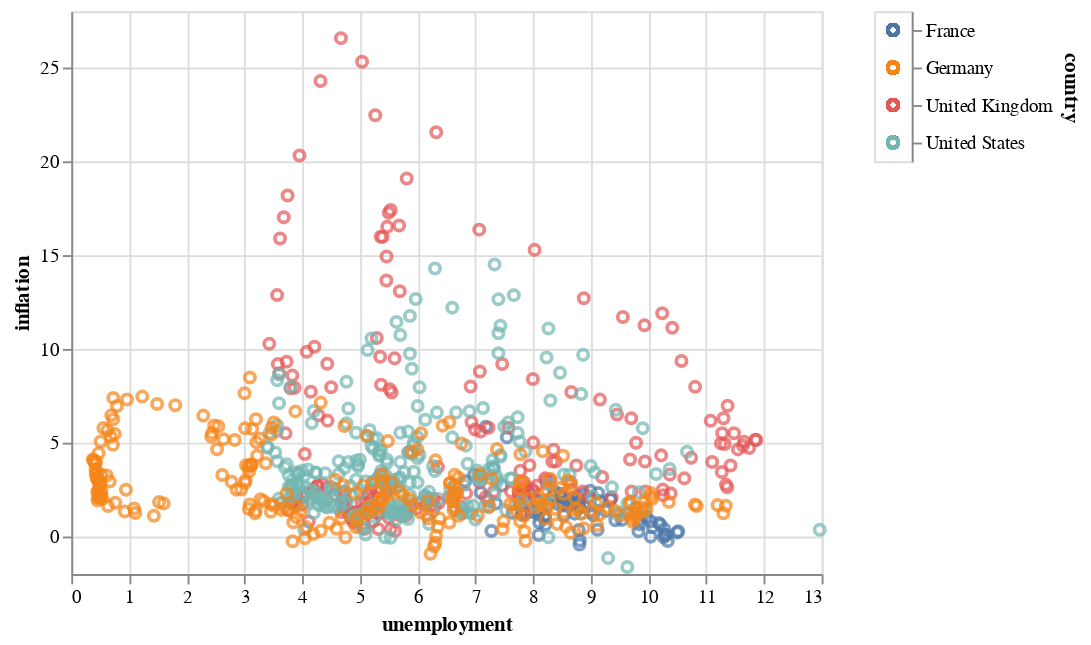

This figure's notebook cell:
### Markdown cell above
__One way to visualize data consists in adding some interactivity. Add some title and click on the legend__

### Code cell
#run first then modify the following code

multi = alt.selection_multi(fields=["country"])

legend = alt.Chart(df).mark_point().encode(
    y=alt.Y('country:N', axis=alt.Axis(orient='right')),
    color=alt.condition(multi, 'country:N', alt.value('lightgray'), legend=None)
).add_selection(multi)

chart_2 = alt.Chart(df).mark_point().encode(
    x='unemployment',
    y='inflation',
    color=alt.condition(multi, 'country:N', alt.value('lightgray')),
    # find a way to separate on the graph data from France and US
)

chart_2 | legend

### Figure 1 — Vega-Lite specification as saved in the notebook (floating-point values rounded to 4 significant figures; data arrays with more than 128 entries replaced by an {"elided": "..."} marker saying what was removed)
{"config": {"view": {"continuousWidth": 400, "continuousHeight": 300}}, "hconcat": [{"mark": "point", "encoding": {"color": {"condition": {"type": "nominal", "field": "country", "selection": "selector003"}, "value": "lightgray"}, "x": {"type": "quantitative", "field": "unemployment"}, "y": {"type": "quantitative", "field": "inflation"}}}, {"mark": "point", "encoding": {"color": {"condition": {"type": "nominal", "field": "country", "legend": null, "selection": "selector003"}, "value": "lightgray"}, "y": {"type": "nominal", "axis": {"orient": "right"}, "field": "country"}}, "selection": {"selector003": {"type": "multi", "fields": ["country"]}}}], "data": {"name": "data-fadf9957ac13d05d3f3350711eea4cf4"}, "$schema": "https://vega.github.io/schema/vega-lite/v4.8.1.json", "datasets": {"data-fadf9957ac13d05d3f3350711eea4cf4": {"elided": "796 records"}}}
